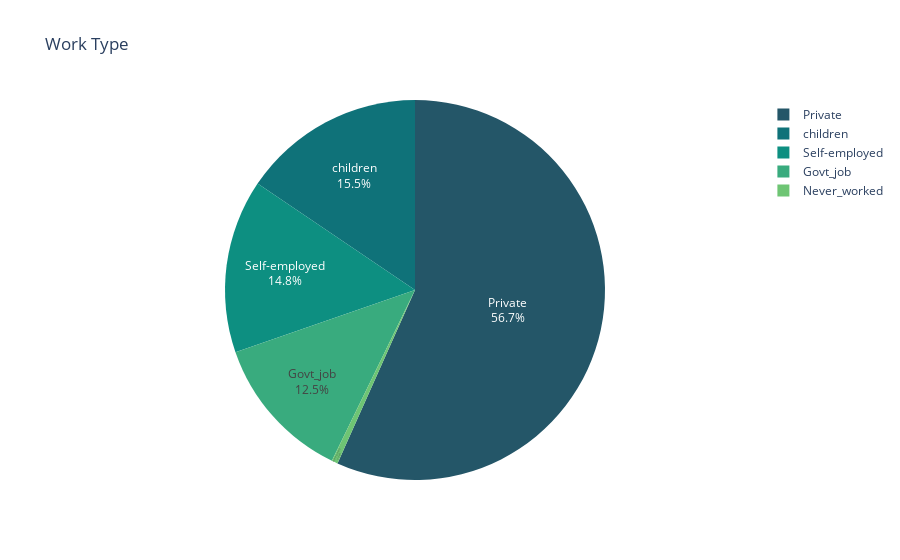

Notebook code for this chart:
### Code cell
work_types = dict(df['work_type'].value_counts())
fig = px.pie(names = work_types.keys(),values = work_types.values(),title = 'Work Type',color_discrete_sequence=px.colors.sequential.Aggrnyl)
fig.update_traces(textposition='inside', textinfo='percent+label')

### Figure 1 — Plotly figure (JSON) as saved in the notebook; plotly's stock layout.template omitted (floating-point values rounded to 4 significant figures)
{"data": [{"domain": {"x": [0, 1], "y": [0, 1]}, "hovertemplate": "label=%{label}<br>value=%{value}<extra></extra>", "labels": ["Private", "children", "Self-employed", "Govt_job", "Never_worked"], "legendgroup": "", "name": "", "showlegend": true, "textinfo": "percent+label", "textposition": "inside", "type": "pie", "values": [2415, 662, 629, 532, 22]}], "layout": {"legend": {"tracegroupgap": 0}, "piecolorway": ["rgb(36, 86, 104)", "rgb(15, 114, 121)", "rgb(13, 143, 129)", "rgb(57, 171, 126)", "rgb(110, 197, 116)", "rgb(169, 220, 103)", "rgb(237, 239, 93)"], "title": {"text": "Work Type"}}}
